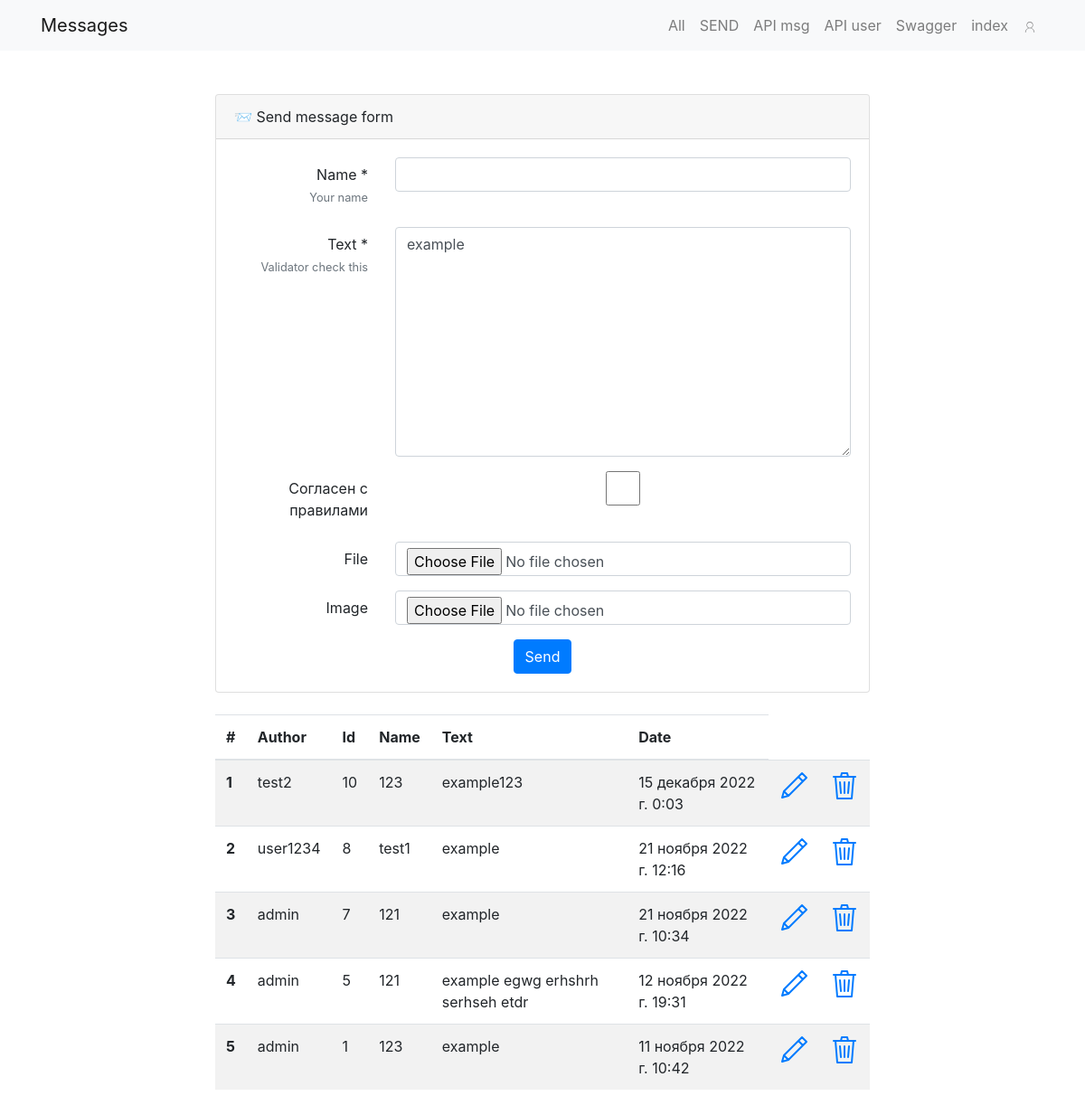
The page /send/ (signed in) on the database its author committed.
### FORM_MSG/models.py (models this page shows, shortened)
class Message(models.Model):
    author = models.ForeignKey(to=User, related_name='messages', on_delete=models.CASCADE)
    id = models.BigAutoField(null=False, unique=True, primary_key=True,
                             auto_created=True)  # limit int remove (max_length)
    name = models.CharField(null=False, max_length=10, blank=False)
    text = models.TextField(null=False, max_length=100, blank=False, validators=[RegexValidator(r'^[\w]+$')])
    accept_terms = models.BooleanField(null=False, default=False, verbose_name='Согласен с правилами', blank=False)
    file = models.FileField(null=True, upload_to='form_files/', blank=True)
    image = models.ImageField(null=True, upload_to='form_imgs/', blank=True)
    created_date = models.DateTimeField(null=False, auto_now_add=True)
    updated_date = models.DateTimeField(null=False, auto_now=True)
    class Meta:
        verbose_name_plural = 'Messages'

### FORM_MSG/views.py (the view, shortened to what this page needs)
# urls.py: path('send/', views.MsgFormCreateView.as_view(), name='send_msg'),
class MsgFormCreateView(LoginRequiredMixin, CreateView):
    form_class = MsgForm
    template_name = "form_msg/msg_send.html"
    initial = {'text': 'example'}
    success_url = reverse_lazy('form_msg:send_msg')
    def get_context_data(self, **kwargs):
        context = super().get_context_data(**kwargs)
        context['title'] = "📨 Send message form"
        context['btn_caption'] = "Send"
        context['table_data'] = Message.objects.select_related().order_by('-created_date')[:5]
        return context

### FORM_MSG/forms.py (shortened to what this page needs)
class MsgForm(ModelForm):
    class Meta:
        model = Message
        fields = ('name', 'text', 'accept_terms', 'file', 'image')
        help_texts = {'text': "Validator check this", 'name': 'Your name'}

### FORM_MSG/templatetags/custom_tags.py (called while the page is built)
@register.filter
def addclass(field, css):
    return field.as_widget(attrs={"class": css})

### FORM_MSG/templates/form_msg/msg_send.html (shortened to what this page needs)
{% extends 'form_msg/base_msg.html' %}
{% load static %}
{% load custom_tags %}
{% block content %}
    <div class="row justify-content-center">
        <div class="col-md-8 p-5">
            <div class="card">
                <div class="card-header">{{ title }}</div>
                <div class="card-body">
                    <form method="post" enctype="multipart/form-data">
                        {% for field in form %}
                            <div class="form-group row"
                                 aria-required={% if field.field.required %}"true"{% else %}"false"{% endif %}
                            </div>
                            <label for="{{ field.id_for_label }}" class="col-md-3 col-form-label text-md-right">
                                {{ field.label }}
                                {% if field.field.required %}<span class="required">*</span>{% endif %}
                                {% if field.help_text %}
                                    <small id="{{ field.id_for_label }}-help"
                                           class="form-text text-muted">{{ field.help_text|safe }}</small>
                                {% endif %}
                            </label>
                            <div class="col-md-9">
                                {{ field|addclass:"form-control" }}
                            </div>
                            </div>
                        {% endfor %}
            <div class="row justify-content-center">
                <button type="submit" class="btn btn-primary">
                    {{ btn_caption }}
                </button>
            </div>
            </form>
        </div>
    </div>
    {% if table_data %}
        <div class="table-responsive mt-4">
            <table class="table table-striped">
                <thead>
                <tr>
                    <th scope="col">#</th>
                    <th scope="col">Author</th>
                    <th scope="col">Id</th>
                    <th scope="col">Name</th>
                    <th scope="col">Text</th>
                    <th scope="col">Date</th>
                </tr>
                </thead>
                <tbody>
                {% for item in table_data %}
                    <tr>
                        <th scope="row">{{ forloop.counter }}</th>
                        <td>{{ item.author }}</td>
                        <td>{{ item.id }}</td>
                        <td>{{ item.name }}</td>
                        <td>{{ item.text }}</td>
                        <td>{{ item.created_date }}</td>
                        <td><a href="{% url 'form_msg:edit_msg' item.id %}">
                            <svg id="i-edit" xmlns="http://www.w3.org/2000/svg" viewBox="0 0 32 32" width="32"
                                 height="32" fill="none" stroke="currentcolor" stroke-linecap="round"
                                 stroke-linejoin="round" stroke-width="2">
                                <path d="M30 7 L25 2 5 22 3 29 10 27 Z M21 6 L26 11 Z M5 22 L10 27 Z"/>
                            </svg>
                        </a></td>
                        <td><a href="{% url 'form_msg:delete_msg' item.id %}">
                            <svg id="i-trash" xmlns="http://www.w3.org/2000/svg" viewBox="0 0 32 32" width="32"
                                 height="32" fill="none" stroke="currentcolor" stroke-linecap="round"
                                 stroke-linejoin="round" stroke-width="2">
                                <path d="M28 6 L6 6 8 30 24 30 26 6 4 6 M16 12 L16 24 M21 12 L20 24 M11 12 L12 24 M12 6 L13 2 19 2 20 6"/>
                            </svg>
                        </a></td>
                    </tr>
                {% endfor %}
                </tbody>
            </table>
        </div>
    {% endif %}
{% endblock %}

### rows shown on the page
Message: author "test2", id "10", name "123", text "example123", created_date "15 декабря 2022 г. 0:03"
Message: author "user1234", id "8", name "test1", text "example", created_date "21 ноября 2022 г. 12:16"
Message: author "admin", id "7", name "121", text "example", created_date "21 ноября 2022 г. 10:34"
Message: author "admin", id "5", name "121", text "example egwg erhshrh serhseh etdr", created_date "12 ноября 2022 г. 19:31"
Message: author "admin", id "1", name "123", text "example", created_date "11 ноября 2022 г. 10:42"

### other values the page prints
{{ title }} "📨 Send message form"
{{ field.label }} "Name" "Text" "Согласен с правилами" "File" "Image"
{{ field.help_text|safe }} "Your name" "Validator check this"
{{ btn_caption }} "Send"
